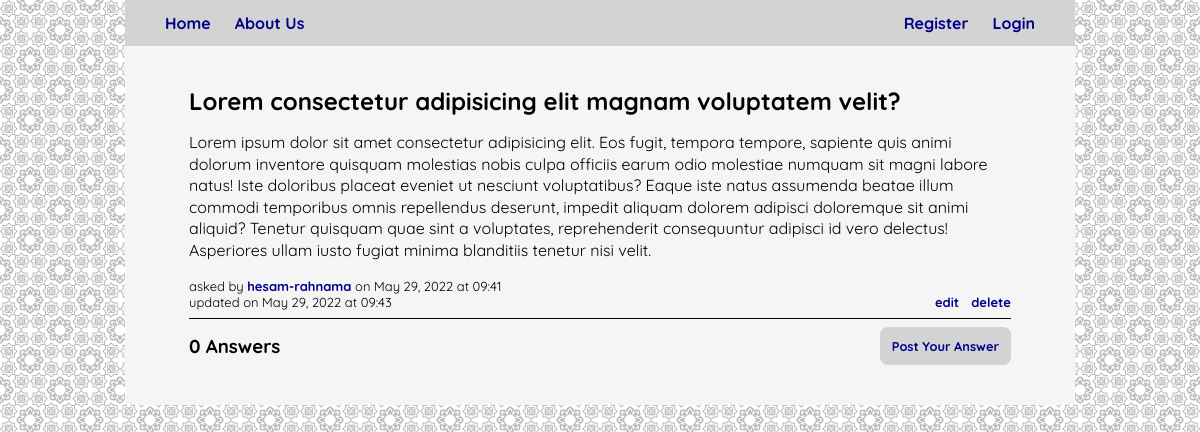
The app's page /question/4/detail, older data.
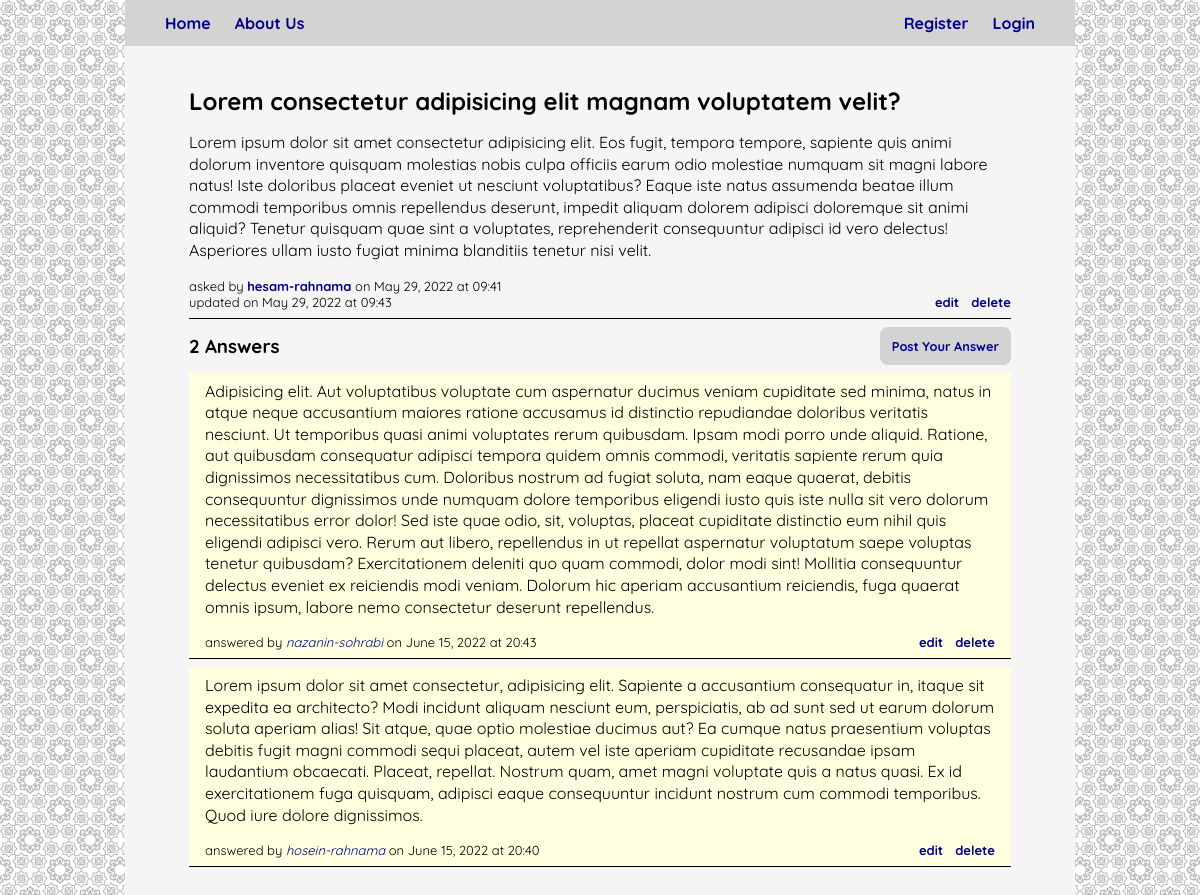
The same page, newer data.
### blog/models.py (models this page shows, shortened)
class Answer(db_models.Model):
    author = db_models.ForeignKey(auth_models.User, on_delete=db_models.CASCADE)
    question = db_models.ForeignKey(Question, on_delete=db_models.CASCADE)
    body = db_models.TextField()
    published = db_models.DateTimeField(auto_now_add=True)
    updated = db_models.DateTimeField(auto_now=True)

### blog/views.py (the view)
# urls.py: path('question/<int:question_id>/detail', blog_views.detail, name='question-detail'),
def detail(request, question_id):
    question = get_object_or_404(blog_models.Question, pk=question_id)
    answers = question.answer_set.order_by('-published').all()
    context = {
        'question': question,
        'answers': answers
    }
    template = 'blog/detail.html'
    return render(request, template, context)

### blog/templates/blog/detail.html (shortened to what this page needs)
{% extends "project/base.html" %}
{% load form_tags_filters %}
{% block content %}
    <ul class="questions-list">
        <li class="question-card">
            <h2 class="question-title">{{ question.title }}</h2>
            <p class="question-body">{{ question.body }}</p>
            <ul class="question-info">
                <div>
                    <li>asked by <a href="{% url 'user:profile' question.author.id %}" class="question-author">{{ question.author }}</a> on {{ question.published|date:"F d, Y" }} at {{ question.published|date:"H:i" }}</li>
                    {% if question.updated != question.published %}
                        <li>updated on {{ question.updated|date:"F d, Y" }} at {{ question.updated|date:"H:i" }}</li>
                    {% endif %}
                </div>
                <div>
                    <li><a href="{% url 'blog:question-edit' question.id %}">edit</a></li>
                    <li><a href="{% url 'blog:question-delete' question.id %}">delete</a></li>
                </div>
            </ul>
        </li>
    </ul>
    <ul class="answers-list">
        <h3 class="answers-header">
            <div>
                {% if answers.count %}
                    {{ answers.count }} Answer{{ answers.count|pluralize }}
                {% else %}
                    0 Answers
                {% endif %}
            </div>
            {% if answer_add_form == None %}
                <div>
                    <a href="{% url 'blog:answer-add' question.id %}" class="button" id="show-answer-add-form-button">Post Your Answer</a>
                </div>
            {% endif %}
        </h3>
        {% for answer in answers %}
            <li class="answer-card">
                <p class="answer-body">{{ answer.body }}</p>
                <ul class="answer-info">
                    <div>
                        <li>answered by <a href="{% url 'user:profile' answer.author.id %}" class="answer-author">{{ answer.author.username }}</a> on {{ answer.published|date:"F d, Y" }} at {{ answer.published|date:"H:i" }}</li>
                    </div>
                    <div>
                        <li><a href="{% url 'blog:answer-edit' question.id answer.id %}">edit</a></li>
                        <li><a href="{% url 'blog:answer-delete' question.id answer.id %}">delete</a></li>
                    </div>
                </ul>
            </li>
        {% endfor %}
    </ul>
{% endblock content %}

Row changes from the older to the newer data that the page shows:
added Answer: body "Adipisicing elit. Aut voluptatibus voluptate cum aspernatur ducimus veniam cupiditate sed minima, natus in atque neque accusantium maiores ratione accusamus id distinctio repudiandae doloribus veritatis nesciunt. Ut temporibus quasi animi voluptates rerum quibusdam. Ipsam modi porro unde aliquid. Ratione, aut quibusdam consequatur adipisci tempora quidem omnis commodi, veritatis sapiente rerum quia dignissimos necessitatibus cum. Doloribus nostrum ad fugiat soluta, nam eaque quaerat, debitis consequuntur dignissimos unde numquam dolore temporibus eligendi iusto quis iste nulla sit vero dolorum necessitatibus error dolor! Sed iste quae odio, sit, voluptas, placeat cupiditate distinctio eum…", author.username "nazanin-sohrabi", published "June 15, 2022", published "20:43"
added Answer: body "Lorem ipsum dolor sit amet consectetur, adipisicing elit. Sapiente a accusantium consequatur in, itaque sit expedita ea architecto? Modi incidunt aliquam nesciunt eum, perspiciatis, ab ad sunt sed ut earum dolorum soluta aperiam alias! Sit atque, quae optio molestiae ducimus aut? Ea cumque natus praesentium voluptas debitis fugit magni commodi sequi placeat, autem vel iste aperiam cupiditate recusandae ipsam laudantium obcaecati. Placeat, repellat. Nostrum quam, amet magni voluptate quis a natus quasi. Ex id exercitationem fuga quisquam, adipisci eaque consequuntur incidunt nostrum cum commodi temporibus. Quod iure dolore dignissimos.", author.username "hosein-rahnama", published "June 15, 2022", published "20:40"
Text that changed along with them:
{{ answers.count }}: (not shown) → "2"
text no longer shown: "0 Answers"
text now shown: "Answer"
